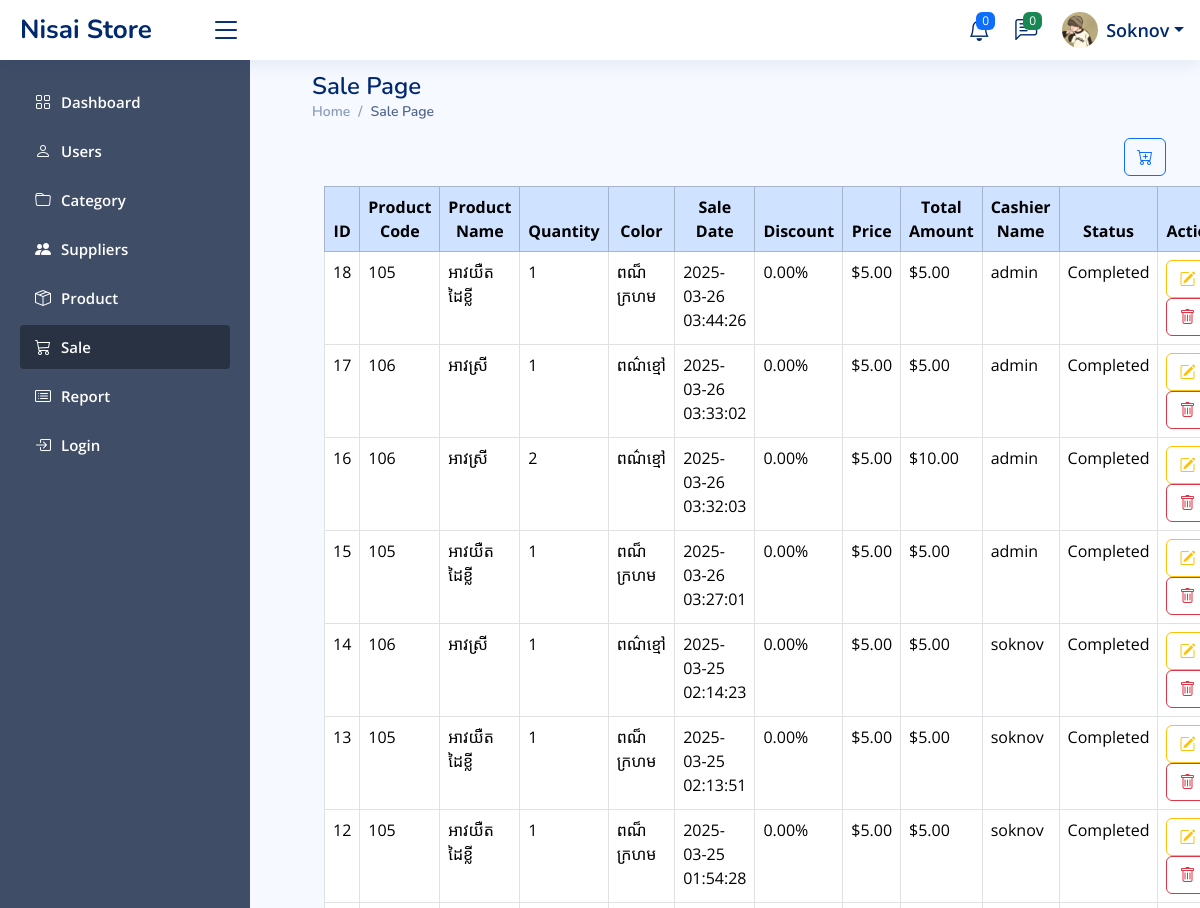
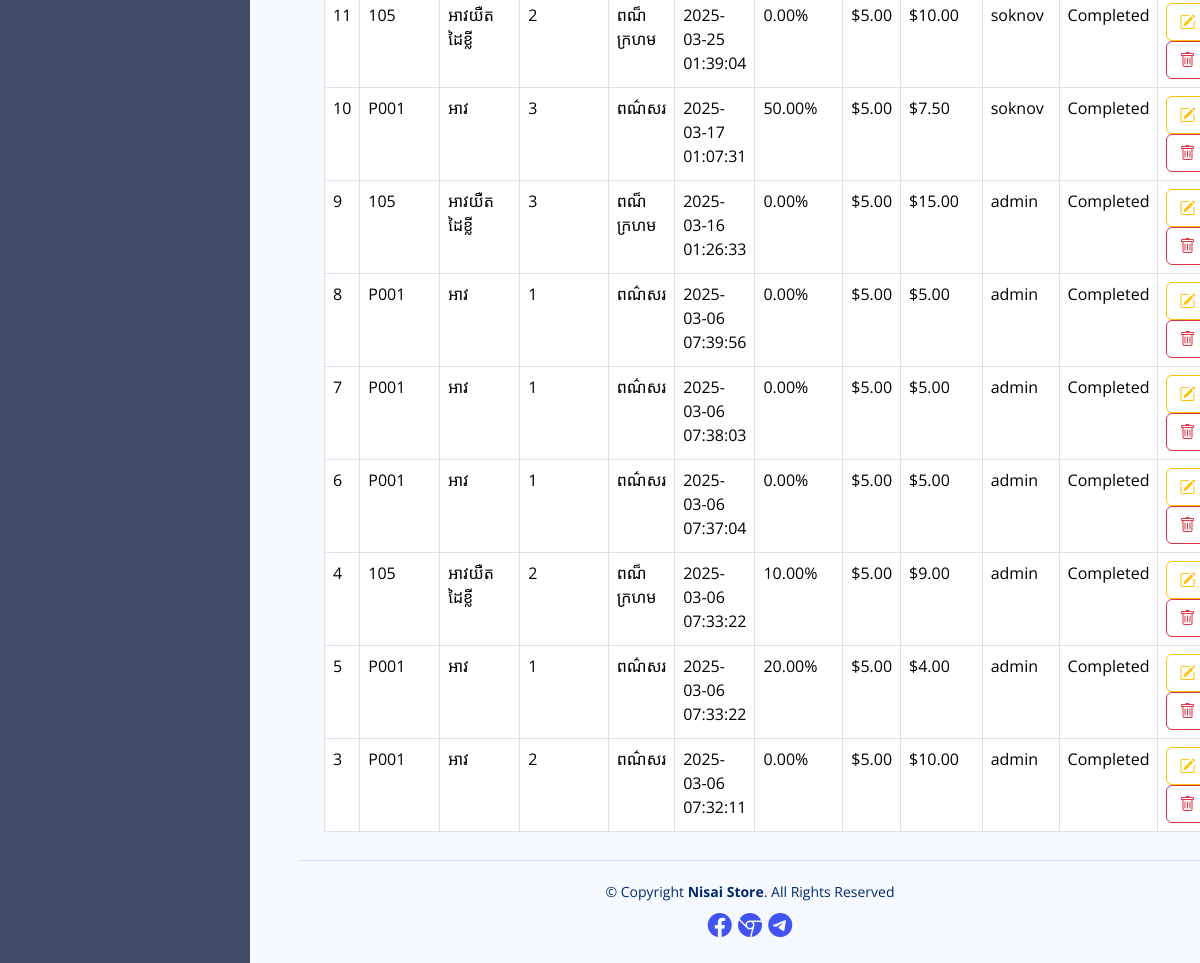
Page /Project/Admin/sale.php (signed in) on the committed database (2 pictures, top to bottom).
### tables this page shows
CREATE TABLE `sales` (
  `sale_id` int(11) NOT NULL,
  `product_id` int(11) NOT NULL,
  `product_code` varchar(50) NOT NULL,
  `product_name` varchar(255) NOT NULL,
  `color` varchar(50) DEFAULT NULL,
  `quantity` int(11) NOT NULL,
  `discount` decimal(5,2) DEFAULT 0.00,
  `sale_date` timestamp NOT NULL DEFAULT current_timestamp(),
  `cashier_name` varchar(255) NOT NULL,
  `total_amount` decimal(10,2) NOT NULL,
  `status` enum('Completed','Pending','Cancelled') DEFAULT 'Completed',
  `price` varchar(50) NOT NULL
);

### Project/Admin/sale.php (the view, shortened to what this page needs)
<?php include('include/header.php') ?>
<?php include('include/sidebar.php'); ?>
<main id="main" class="main">
<section>
    <div class="pagetitle">
        <h1>Sale Page</h1>
        <nav>
            <ol class="breadcrumb">
                <li class="breadcrumb-item"><a href="index.php">Home</a></li>
                <li class="breadcrumb-item active">Sale Page</li>
            </ol>
        </nav>
    </div>
</section>
<section>
    <div class="container">
        <div align="right" style="margin: 10px;">
            <a href="#" class="btn btn-outline-primary" id="saleAdd"><i class="bi bi-cart-plus"></i></a>
        </div>
        <table class="table table-bordered" id="tblSales">
            <thead>
                <tr class="table-primary" align="center">
                    <th>ID</th>
                    <th>Product Code</th>
                    <th>Product Name</th>
                    <th>Quantity</th>
                    <th>Color</th>
                    <th>Sale Date</th>
                    <th>Discount</th>
                    <th>Price</th>
                    <th>Total Amount</th>
                    <th>Cashier Name</th>
                    <th>Status</th>
                    <th>Action</th>
                </tr>
            </thead>
            <tbody>
                <?php
                $sql = "SELECT * FROM sales ORDER BY sale_date DESC";
                $result = $conn->query($sql);
                if ($result->num_rows > 0) {
                    while ($row = $result->fetch_assoc()) {
                        echo "<tr>
                                <td>{$row['sale_id']}</td>
                                <td>{$row['product_code']}</td>
                                <td>{$row['product_name']}</td>
                                <td>{$row['quantity']}</td>
                                <td>{$row['color']}</td>
                                <td>{$row['sale_date']}</td>
                                <td>{$row['discount']}%</td>
                                <td>\${$row['price']}</td>
                                <td>\${$row['total_amount']}</td>
                                <td>{$row['cashier_name']}</td>
                                <td>{$row['status']}</td>
                                <td>
                                    <a href='#' class='updateSale btn btn-outline-warning' data-id='{$row['sale_id']}'><i class='bi bi-pencil-square'></i></a>
                                    <a href='#' class='deleteSale btn btn-outline-danger' data-id='{$row['sale_id']}'><i class='bi bi-trash'></i></a>
                                </td>
                              </tr>";
                    }
                } else {
                    echo "<tr><td colspan='12' class='text-center'>No sales records found</td></tr>";
                }
                ?>
            </tbody>
        </table>
    </div>
</section>
</main>
<?php include('include/footer.php') ?>

### Project/assets/css/style.css (style rules this page uses)
:root { scroll-behavior: smooth; }
body { font-family: "Open Sans", Arial, sans-serif; background: #f6f9ff; color: #444444; }
a { color: #4154f1; text-decoration: none; }
h1, h2, h3, h4, h5, h6 { font-family: "Nunito", sans-serif; }
#main { margin-top: 60px; padding: 1%; transition: all 0.3s; }
.pagetitle { margin-bottom: 10px; }
.pagetitle h1 { font-size: 24px; margin-bottom: 0; font-weight: 600; color: #012970; }
.breadcrumb { font-size: 14px; font-family: "Nunito", sans-serif; color: #899bbd; font-weight: 600; }
.breadcrumb a { color: #899bbd; transition: 0.3s; }
.breadcrumb .breadcrumb-item::before { color: #899bbd; }
.breadcrumb .active { color: #51678f; font-weight: 600; }
@media (min-width: 1200px) { #main, #footer { margin-left: 300px; } }

### rows in the picture
sales: sale_id "18", product_code "105", product_name "អាវយឺត ដៃខ្លី", quantity "1", color "ពណ៏ក្រហម", sale_date "2025-03-26 03:44:26", discount "0.00", price "5.00", total_amount "5.00", cashier_name "admin", status "Completed"
sales: sale_id "17", product_code "106", product_name "អាវស្រី", quantity "1", color "ពណ៌ខ្មៅ", sale_date "2025-03-26 03:33:02", discount "0.00", price "5.00", total_amount "5.00", cashier_name "admin", status "Completed"
sales: sale_id "16", product_code "106", product_name "អាវស្រី", quantity "2", color "ពណ៌ខ្មៅ", sale_date "2025-03-26 03:32:03", discount "0.00", price "5.00", total_amount "10.00", cashier_name "admin", status "Completed"
sales: sale_id "15", product_code "105", product_name "អាវយឺត ដៃខ្លី", quantity "1", color "ពណ៏ក្រហម", sale_date "2025-03-26 03:27:01", discount "0.00", price "5.00", total_amount "5.00", cashier_name "admin", status "Completed"
sales: sale_id "14", product_code "106", product_name "អាវស្រី", quantity "1", color "ពណ៌ខ្មៅ", sale_date "2025-03-25 02:14:23", discount "0.00", price "5.00", total_amount "5.00", cashier_name "soknov", status "Completed"
sales: sale_id "13", product_code "105", product_name "អាវយឺត ដៃខ្លី", quantity "1", color "ពណ៏ក្រហម", sale_date "2025-03-25 02:13:51", discount "0.00", price "5.00", total_amount "5.00", cashier_name "soknov", status "Completed"
sales: sale_id "12", product_code "105", product_name "អាវយឺត ដៃខ្លី", quantity "1", color "ពណ៏ក្រហម", sale_date "2025-03-25 01:54:28", discount "0.00", price "5.00", total_amount "5.00", cashier_name "soknov", status "Completed"
sales: sale_id "11", product_code "105", product_name "អាវយឺត ដៃខ្លី", quantity "2", color "ពណ៏ក្រហម", sale_date "2025-03-25 01:39:04", discount "0.00", price "5.00", total_amount "10.00", cashier_name "soknov", status "Completed"
sales: sale_id "10", product_code "P001", product_name "អាវ", quantity "3", color "ពណ៌សរ", sale_date "2025-03-17 01:07:31", discount "50.00", price "5.00", total_amount "7.50", cashier_name "soknov", status "Completed"
sales: sale_id "9", product_code "105", product_name "អាវយឺត ដៃខ្លី", quantity "3", color "ពណ៏ក្រហម", sale_date "2025-03-16 01:26:33", discount "0.00", price "5.00", total_amount "15.00", cashier_name "admin", status "Completed"
sales: sale_id "8", product_code "P001", product_name "អាវ", quantity "1", color "ពណ៌សរ", sale_date "2025-03-06 07:39:56", discount "0.00", price "5.00", total_amount "5.00", cashier_name "admin", status "Completed"
sales: sale_id "7", product_code "P001", product_name "អាវ", quantity "1", color "ពណ៌សរ", sale_date "2025-03-06 07:38:03", discount "0.00", price "5.00", total_amount "5.00", cashier_name "admin", status "Completed"
sales: sale_id "6", product_code "P001", product_name "អាវ", quantity "1", color "ពណ៌សរ", sale_date "2025-03-06 07:37:04", discount "0.00", price "5.00", total_amount "5.00", cashier_name "admin", status "Completed"
sales: sale_id "4", product_code "105", product_name "អាវយឺត ដៃខ្លី", quantity "2", color "ពណ៏ក្រហម", sale_date "2025-03-06 07:33:22", discount "10.00", price "5.00", total_amount "9.00", cashier_name "admin", status "Completed"
sales: sale_id "5", product_code "P001", product_name "អាវ", quantity "1", color "ពណ៌សរ", sale_date "2025-03-06 07:33:22", discount "20.00", price "5.00", total_amount "4.00", cashier_name "admin", status "Completed"
sales: sale_id "3", product_code "P001", product_name "អាវ", quantity "2", color "ពណ៌សរ", sale_date "2025-03-06 07:32:11", discount "0.00", price "5.00", total_amount "10.00", cashier_name "admin", status "Completed"

### other values in the picture
$out_of_stock_count "0"
$_SESSION['USERNAME'] "Soknov"
